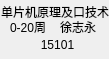
<?xml version="1.0" encoding="UTF-8"?>
<ui version="4.0">
 <class>timeTabWidget</class>
 <widget class="QWidget" name="timeTabWidget">
  <property name="geometry">
   <rect>
    <x>0</x>
    <y>0</y>
    <width>109</width>
    <height>59</height>
   </rect>
  </property>
  <property name="windowTitle">
   <string>timeTabWidget</string>
  </property>
  <widget class="QLabel" name="Courselab">
   <property name="geometry">
    <rect>
     <x>0</x>
     <y>1</y>
     <width>110</width>
     <height>21</height>
    </rect>
   </property>
   <property name="minimumSize">
    <size>
     <width>70</width>
     <height>21</height>
    </size>
   </property>
   <property name="maximumSize">
    <size>
     <width>110</width>
     <height>21</height>
    </size>
   </property>
   <property name="styleSheet">
    <string notr="true">font: 7pt &quot;楷体&quot;;</string>
   </property>
   <property name="text">
    <string>单片机原理及口技术</string>
   </property>
   <property name="textFormat">
    <enum>Qt::AutoText</enum>
   </property>
   <property name="scaledContents">
    <bool>false</bool>
   </property>
   <property name="alignment">
    <set>Qt::AlignCenter</set>
   </property>
   <property name="wordWrap">
    <bool>false</bool>
   </property>
  </widget>
  <widget class="QLabel" name="Weeklab">
   <property name="geometry">
    <rect>
     <x>10</x>
     <y>19</y>
     <width>41</width>
     <height>16</height>
    </rect>
   </property>
   <property name="minimumSize">
    <size>
     <width>41</width>
     <height>16</height>
    </size>
   </property>
   <property name="maximumSize">
    <size>
     <width>41</width>
     <height>16</height>
    </size>
   </property>
   <property name="styleSheet">
    <string notr="true">font: 8pt &quot;楷体&quot;;</string>
   </property>
   <property name="text">
    <string>0-20周</string>
   </property>
   <property name="textFormat">
    <enum>Qt::PlainText</enum>
   </property>
   <property name="alignment">
    <set>Qt::AlignLeading|Qt::AlignLeft|Qt::AlignVCenter</set>
   </property>
  </widget>
  <widget class="QLabel" name="Teacherlab">
   <property name="geometry">
    <rect>
     <x>60</x>
     <y>19</y>
     <width>41</width>
     <height>16</height>
    </rect>
   </property>
   <property name="minimumSize">
    <size>
     <width>41</width>
     <height>16</height>
    </size>
   </property>
   <property name="maximumSize">
    <size>
     <width>41</width>
     <height>16</height>
    </size>
   </property>
   <property name="styleSheet">
    <string notr="true">font: 8pt &quot;楷体&quot;;</string>
   </property>
   <property name="text">
    <string>徐志永</string>
   </property>
   <property name="textFormat">
    <enum>Qt::PlainText</enum>
   </property>
   <property name="alignment">
    <set>Qt::AlignLeading|Qt::AlignLeft|Qt::AlignVCenter</set>
   </property>
  </widget>
  <widget class="QLabel" name="Roomlab">
   <property name="geometry">
    <rect>
     <x>40</x>
     <y>37</y>
     <width>35</width>
     <height>16</height>
    </rect>
   </property>
   <property name="styleSheet">
    <string notr="true">font: 10pt &quot;楷体&quot;;</string>
   </property>
   <property name="text">
    <string>15101</string>
   </property>
   <property name="alignment">
    <set>Qt::AlignCenter</set>
   </property>
  </widget>
 </widget>
 <layoutdefault spacing="6" margin="11"/>
 <resources/>
 <connections/>
</ui>
